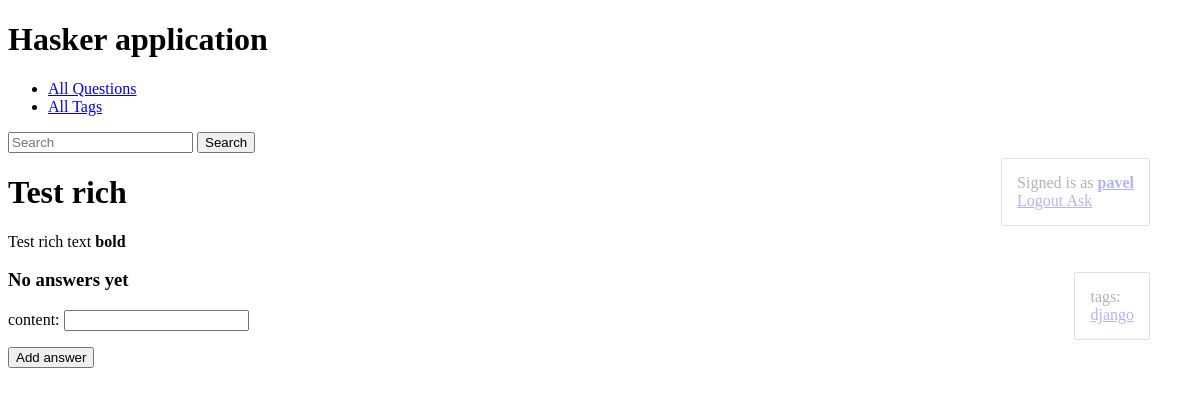
Page /test-rich-1613407153/ (signed in) on the earlier database version.
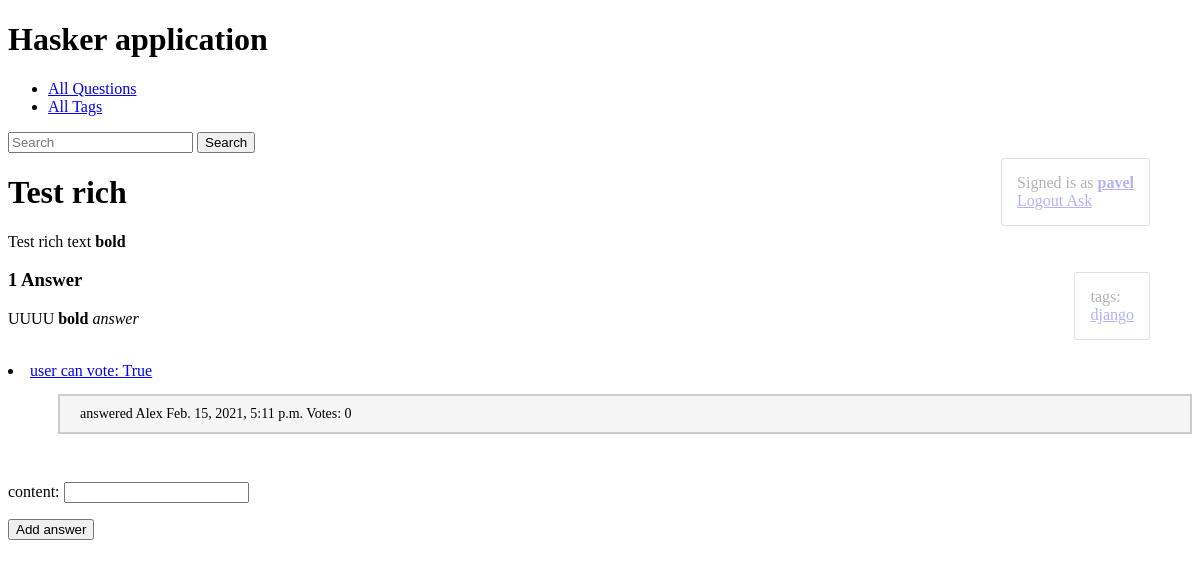
Same page on the later database version.
### hasker/models.py (models this page shows, shortened)
class Tag(models.Model):
    title = models.CharField(max_length=50)
    slug = models.SlugField(max_length=50, unique=True)
    def get_absolute_url(self):
        return reverse('tag_detail_url', kwargs={'slug': self.slug})
    class Meta:
        ordering = ['title']

class Question(models.Model):
    author = models.ForeignKey(User, on_delete=models.CASCADE)
    title = models.CharField(max_length=150, db_index=True)
    slug = models.SlugField(max_length=150, blank=True, unique=True)
    content = RichTextField(blank=False, db_index=True)
    tags = models.ManyToManyField('Tag', blank=True, related_name='questions')
    date_create = models.DateTimeField(auto_now_add=True)
    def get_absolute_url(self):
        return reverse('question_detail_url', kwargs={'slug': self.slug})
    def __str__(self):
        return self.title
    def answer_count(self):
        return self.answer_set.values().__len__()
    def user_can_vote(self, user):
        query_set = user.vote_set.all().filter(question=self)
        if query_set.exists():
            return False
        return True
    class Meta:
        ordering = ['-date_create']

class Answer(models.Model):
    user = models.ForeignKey(User, on_delete=models.CASCADE)
    question = models.ForeignKey(Question, on_delete=models.CASCADE)
    content = RichTextField(blank=False, db_index=True)
    date_create = models.DateTimeField(auto_now_add=True)
    is_correct = models.BooleanField(default=False)
    def vote_count(self):
        return self.vote_set.values().__len__()

### hasker/views.py (the view)
# urls.py: path('<str:slug>/', question_detail, name='question_detail_url'),
@login_required
def question_detail(request, slug):
    user = request.user
    question = get_object_or_404(Question, slug=slug)
    if request.method == 'POST' and user.is_authenticated:
        form = AnswerForm(request.POST)
        if form.is_valid():
            content = form.cleaned_data['content']
            Answer.objects.create(question=question, content=content, user=user)
            return HttpResponseRedirect(question.get_absolute_url())
    else:
        answers = question.answer_set.all()
        has_correct_mark = question.answer_set.filter(is_correct=True).first()
        context = fbv_paginator(request, answers, 8, 'page')
        context.update({'has_correct_mark': has_correct_mark})
        if question.author == user:
            context.update({'question': question,})
            return render(request, 'hasker/question_detail.html', context=context)
        form = AnswerForm()
        user_can_vote = question.user_can_vote(request.user)
        if user_can_vote:
            context.update({'form': form, 'question': question, 'user_can_vote': user_can_vote})
            print(context)
            return render(request, 'hasker/question_detail.html', context=context)
        else:
            choised_answer_id = question.vote_set.filter(user=user).first().answer.id
            context.update({'form': form, 'question': question, 'choised_answer_id': choised_answer_id})
            print(context)
            return render(request, 'hasker/question_detail.html', context=context)

### hasker/forms.py
class AnswerForm(forms.Form):
    content = forms.CharField(widget=CKEditorWidget(), label='content')

### hasker/utils.py (called while the page is built)
def fbv_paginator(request: WSGIRequest, queryset: QuerySet, paginate_by: int, page_string: str) -> dict:
    paginator = Paginator(queryset, paginate_by)
    page_number = request.GET.get(page_string, 1)
    page_obj = paginator.get_page(page_number)
    is_paginated = page_obj.has_other_pages()
    context = {
        'page_obj': page_obj,
        'is_paginated': is_paginated,
        'page_obj.paginator': paginator,
    }
    return context

### hasker/templates/hasker/question_detail.html (shortened to what this page needs)
{% extends 'hasker/base_hasker.html' %}
{% block content %}
    <h1>
        {{ question.title }}
    </h1>
    <p>
        {{ question.content | safe }}
    </p>
    <div class="admin-panel">
        <div> tags: </div>
       {% for tag in question.tags.all %}
        <a href="{{ tag.get_absolute_url }}">{{ tag.title }}</a>
       {% endfor %}
    </div>
    <h3>
        {% if question.answer_count == 0 %} No answers yet {% endif %}
        {% if question.answer_count == 1 %} {{ question.answer_count }} Answer {% endif %}
    </h3>
    <p>
         {% for answer in page_obj.object_list %}
            {{ answer.content | safe }} {% if choised_answer_id == answer.id %} You vote for this answer {% endif %}
            <br>
                {% if user_can_vote %}
                <li><a href="{% url 'vote_answer_url' answer.id %}">user can vote: {{ user_can_vote }} </a></li>
                {% endif %}
            <p class="answered"> answered {{ answer.user }} {{ answer.date_create }} Votes: {{ answer.vote_count }} </p>
            <br>
       {% endfor %}
    </p>
{% if user.is_authenticated %}
    {% if question.author != request.user %}
    <form action="{{ question.get_absolute_url }}" method="post">
        {{ form.as_p }}
         <button type="submit">Add answer</button>
    </form>
    {% endif %}
{% endif %}
{% endblock %}

Differences in the rows shown:
shown differently, row unchanged: Question "Test rich": answer_count (not shown) → "1"
added Answer: content "UUUU bold answer", user_can_vote "True", user "Alex", date_create "Feb. 15, 2021, 5:11 p.m.", vote_count "0"
Other differences:
text no longer shown: "No answers yet"
text now shown: "Answer"
